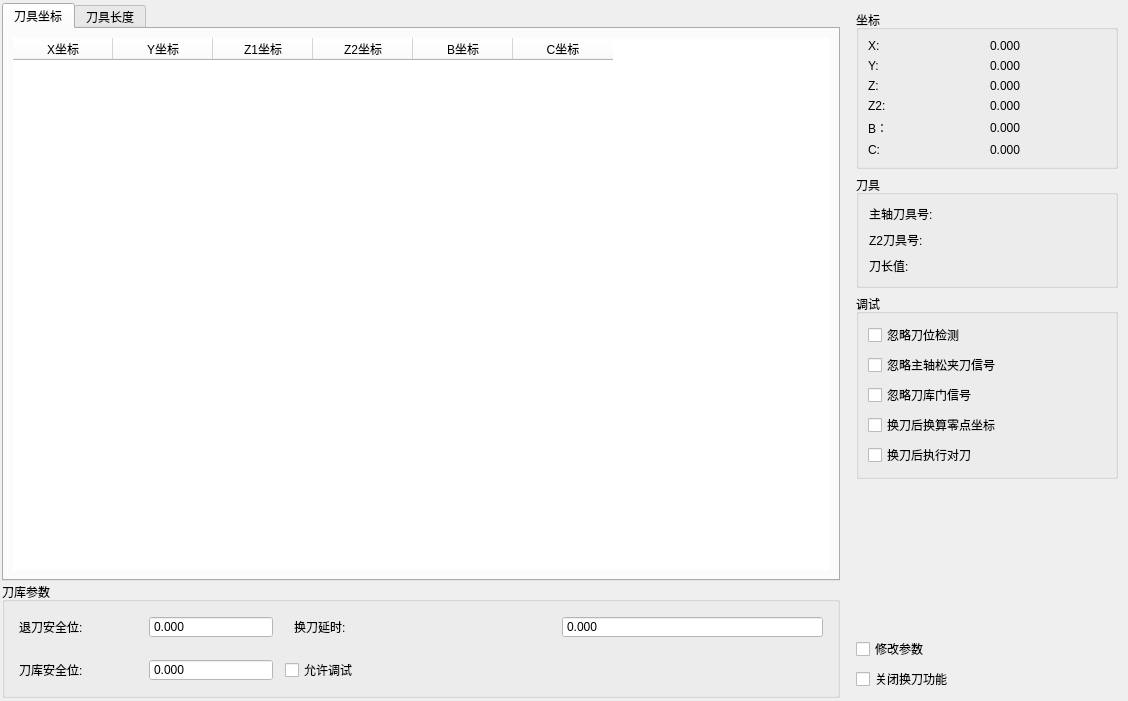
<?xml version="1.0" encoding="UTF-8"?>
<ui version="4.0">
 <class>TCHPar</class>
 <widget class="QWidget" name="TCHPar">
  <property name="geometry">
   <rect>
    <x>0</x>
    <y>0</y>
    <width>1128</width>
    <height>701</height>
   </rect>
  </property>
  <property name="windowTitle">
   <string>Form</string>
  </property>
  <layout class="QHBoxLayout" name="horizontalLayout" stretch="3,1">
   <property name="margin">
    <number>1</number>
   </property>
   <item>
    <widget class="QWidget" name="widget_2" native="true">
     <layout class="QVBoxLayout" name="verticalLayout_3">
      <property name="spacing">
       <number>1</number>
      </property>
      <property name="leftMargin">
       <number>1</number>
      </property>
      <property name="topMargin">
       <number>2</number>
      </property>
      <property name="rightMargin">
       <number>1</number>
      </property>
      <property name="bottomMargin">
       <number>2</number>
      </property>
      <item>
       <widget class="QTabWidget" name="tabWidget">
        <property name="currentIndex">
         <number>0</number>
        </property>
        <widget class="QWidget" name="tab">
         <attribute name="title">
          <string>刀具坐标</string>
         </attribute>
         <layout class="QHBoxLayout" name="horizontalLayout_6">
          <item>
           <widget class="QTableWidget" name="tbl_par">
            <property name="styleSheet">
             <string notr="true">background-color: rgb(255, 255, 255);</string>
            </property>
            <property name="frameShape">
             <enum>QFrame::NoFrame</enum>
            </property>
            <property name="columnCount">
             <number>6</number>
            </property>
            <attribute name="horizontalHeaderDefaultSectionSize">
             <number>100</number>
            </attribute>
            <column>
             <property name="text">
              <string>X坐标</string>
             </property>
            </column>
            <column>
             <property name="text">
              <string>Y坐标</string>
             </property>
            </column>
            <column>
             <property name="text">
              <string>Z1坐标</string>
             </property>
            </column>
            <column>
             <property name="text">
              <string>Z2坐标</string>
             </property>
            </column>
            <column>
             <property name="text">
              <string>B坐标</string>
             </property>
            </column>
            <column>
             <property name="text">
              <string>C坐标</string>
             </property>
            </column>
           </widget>
          </item>
         </layout>
        </widget>
        <widget class="QWidget" name="tab_2">
         <attribute name="title">
          <string>刀具长度</string>
         </attribute>
         <layout class="QVBoxLayout" name="verticalLayout_5">
          <item>
           <widget class="QCheckBox" name="checkBox">
            <property name="text">
             <string>显示差值</string>
            </property>
           </widget>
          </item>
          <item>
           <widget class="QTableWidget" name="tableToolLen">
            <property name="contextMenuPolicy">
             <enum>Qt::NoContextMenu</enum>
            </property>
            <property name="styleSheet">
             <string notr="true">background-color: rgb(255, 255, 255);</string>
            </property>
            <property name="rowCount">
             <number>0</number>
            </property>
            <property name="columnCount">
             <number>4</number>
            </property>
            <column/>
            <column/>
            <column/>
            <column/>
           </widget>
          </item>
         </layout>
        </widget>
       </widget>
      </item>
      <item>
       <widget class="QGroupBox" name="groupBox_2">
        <property name="title">
         <string>刀库参数</string>
        </property>
        <layout class="QGridLayout" name="gridLayout_2">
         <property name="margin">
          <number>5</number>
         </property>
         <property name="spacing">
          <number>3</number>
         </property>
         <item row="1" column="0">
          <widget class="QWidget" name="widget_7" native="true">
           <layout class="QGridLayout" name="gridLayout_3">
            <item row="0" column="0">
             <widget class="QLabel" name="label_11">
              <property name="text">
               <string>刀库安全位:</string>
              </property>
             </widget>
            </item>
            <item row="0" column="1">
             <widget class="QDoubleSpinBox" name="safetblpos">
              <property name="styleSheet">
               <string notr="true">background-color: rgb(255, 255, 255);</string>
              </property>
              <property name="buttonSymbols">
               <enum>QAbstractSpinBox::NoButtons</enum>
              </property>
              <property name="decimals">
               <number>3</number>
              </property>
              <property name="minimum">
               <double>-9999999.000000000000000</double>
              </property>
              <property name="maximum">
               <double>9999999.000000000000000</double>
              </property>
             </widget>
            </item>
           </layout>
          </widget>
         </item>
         <item row="1" column="1">
          <widget class="QCheckBox" name="allowdebug">
           <property name="text">
            <string>允许调试</string>
           </property>
          </widget>
         </item>
         <item row="0" column="0">
          <widget class="QWidget" name="widget_4" native="true">
           <layout class="QHBoxLayout" name="horizontalLayout_2">
            <item>
             <widget class="QLabel" name="label_2">
              <property name="text">
               <string>退刀安全位:</string>
              </property>
             </widget>
            </item>
            <item>
             <widget class="QDoubleSpinBox" name="safeYpos">
              <property name="styleSheet">
               <string notr="true">background-color: rgb(255, 255, 255);</string>
              </property>
              <property name="buttonSymbols">
               <enum>QAbstractSpinBox::NoButtons</enum>
              </property>
              <property name="decimals">
               <number>3</number>
              </property>
              <property name="minimum">
               <double>-100000.000000000000000</double>
              </property>
              <property name="maximum">
               <double>100000.000000000000000</double>
              </property>
             </widget>
            </item>
           </layout>
          </widget>
         </item>
         <item row="0" column="1" colspan="2">
          <widget class="QWidget" name="widget_5" native="true">
           <layout class="QHBoxLayout" name="horizontalLayout_3">
            <item>
             <widget class="QLabel" name="label_4">
              <property name="text">
               <string>换刀延时:</string>
              </property>
             </widget>
            </item>
            <item>
             <widget class="QDoubleSpinBox" name="changedelay">
              <property name="styleSheet">
               <string notr="true">background-color: rgb(255, 255, 255);</string>
              </property>
              <property name="buttonSymbols">
               <enum>QAbstractSpinBox::NoButtons</enum>
              </property>
              <property name="decimals">
               <number>3</number>
              </property>
              <property name="minimum">
               <double>-100000.000000000000000</double>
              </property>
              <property name="maximum">
               <double>100000.000000000000000</double>
              </property>
             </widget>
            </item>
           </layout>
          </widget>
         </item>
        </layout>
       </widget>
      </item>
     </layout>
    </widget>
   </item>
   <item>
    <widget class="QWidget" name="widget" native="true">
     <layout class="QVBoxLayout" name="verticalLayout_4">
      <item>
       <widget class="QGroupBox" name="groupBox_3">
        <property name="title">
         <string>坐标</string>
        </property>
        <layout class="QGridLayout" name="gridLayout">
         <item row="3" column="0">
          <widget class="QLabel" name="label_7">
           <property name="text">
            <string>Z2:</string>
           </property>
          </widget>
         </item>
         <item row="4" column="0">
          <widget class="QLabel" name="label_9">
           <property name="text">
            <string>B：</string>
           </property>
          </widget>
         </item>
         <item row="4" column="1">
          <widget class="QLabel" name="pos_b">
           <property name="text">
            <string>0.000</string>
           </property>
          </widget>
         </item>
         <item row="0" column="1">
          <widget class="QLabel" name="pos_x">
           <property name="text">
            <string>0.000</string>
           </property>
          </widget>
         </item>
         <item row="2" column="0">
          <widget class="QLabel" name="label_5">
           <property name="text">
            <string>Z:</string>
           </property>
          </widget>
         </item>
         <item row="0" column="0">
          <widget class="QLabel" name="label">
           <property name="text">
            <string>X:</string>
           </property>
          </widget>
         </item>
         <item row="1" column="1">
          <widget class="QLabel" name="pos_y">
           <property name="text">
            <string>0.000</string>
           </property>
          </widget>
         </item>
         <item row="1" column="0">
          <widget class="QLabel" name="label_3">
           <property name="text">
            <string>Y:</string>
           </property>
          </widget>
         </item>
         <item row="2" column="1">
          <widget class="QLabel" name="pos_z1">
           <property name="text">
            <string>0.000</string>
           </property>
          </widget>
         </item>
         <item row="3" column="1">
          <widget class="QLabel" name="pos_z2">
           <property name="text">
            <string>0.000</string>
           </property>
          </widget>
         </item>
         <item row="5" column="0">
          <widget class="QLabel" name="label_10">
           <property name="text">
            <string>C:</string>
           </property>
          </widget>
         </item>
         <item row="5" column="1">
          <widget class="QLabel" name="pos_c">
           <property name="text">
            <string>0.000</string>
           </property>
          </widget>
         </item>
        </layout>
       </widget>
      </item>
      <item>
       <widget class="QGroupBox" name="groupBox_4">
        <property name="title">
         <string>刀具</string>
        </property>
        <layout class="QVBoxLayout" name="verticalLayout_2">
         <item>
          <widget class="QWidget" name="widget_3" native="true">
           <layout class="QHBoxLayout" name="horizontalLayout_4" stretch="1,1">
            <property name="spacing">
             <number>5</number>
            </property>
            <property name="margin">
             <number>1</number>
            </property>
            <item>
             <widget class="QLabel" name="label_6">
              <property name="text">
               <string>主轴刀具号:</string>
              </property>
             </widget>
            </item>
            <item>
             <widget class="QWidget" name="showtool1frame" native="true"/>
            </item>
           </layout>
          </widget>
         </item>
         <item>
          <widget class="QWidget" name="widget_6" native="true">
           <layout class="QHBoxLayout" name="horizontalLayout_5" stretch="1,1">
            <property name="spacing">
             <number>5</number>
            </property>
            <property name="margin">
             <number>1</number>
            </property>
            <item>
             <widget class="QLabel" name="label_8">
              <property name="text">
               <string>Z2刀具号:</string>
              </property>
             </widget>
            </item>
            <item>
             <widget class="QWidget" name="showt2frame" native="true"/>
            </item>
           </layout>
          </widget>
         </item>
         <item>
          <widget class="QWidget" name="widget_8" native="true">
           <layout class="QHBoxLayout" name="horizontalLayout_7" stretch="1,1">
            <property name="spacing">
             <number>5</number>
            </property>
            <property name="margin">
             <number>1</number>
            </property>
            <item>
             <widget class="QLabel" name="label_12">
              <property name="text">
               <string>刀长值:</string>
              </property>
             </widget>
            </item>
            <item>
             <widget class="QWidget" name="wid_toollen" native="true"/>
            </item>
           </layout>
          </widget>
         </item>
        </layout>
       </widget>
      </item>
      <item>
       <widget class="QGroupBox" name="groupBox">
        <property name="title">
         <string>调试</string>
        </property>
        <property name="checkable">
         <bool>false</bool>
        </property>
        <layout class="QVBoxLayout" name="verticalLayout">
         <item>
          <widget class="QCheckBox" name="chk_ignoretool">
           <property name="text">
            <string>忽略刀位检测</string>
           </property>
          </widget>
         </item>
         <item>
          <widget class="QCheckBox" name="chk_ignorespindle">
           <property name="text">
            <string>忽略主轴松夹刀信号</string>
           </property>
          </widget>
         </item>
         <item>
          <widget class="QCheckBox" name="chk_ignorecover">
           <property name="text">
            <string>忽略刀库门信号</string>
           </property>
          </widget>
         </item>
         <item>
          <widget class="QCheckBox" name="chk_autoprobe">
           <property name="text">
            <string>换刀后换算零点坐标</string>
           </property>
          </widget>
         </item>
         <item>
          <widget class="QCheckBox" name="chk_runprobe">
           <property name="text">
            <string>换刀后执行对刀</string>
           </property>
          </widget>
         </item>
        </layout>
       </widget>
      </item>
      <item>
       <spacer name="verticalSpacer">
        <property name="orientation">
         <enum>Qt::Vertical</enum>
        </property>
        <property name="sizeHint" stdset="0">
         <size>
          <width>20</width>
          <height>40</height>
         </size>
        </property>
       </spacer>
      </item>
      <item>
       <widget class="QCheckBox" name="chk_modify">
        <property name="text">
         <string>修改参数</string>
        </property>
       </widget>
      </item>
      <item>
       <widget class="QCheckBox" name="chk_usetbl">
        <property name="text">
         <string>关闭换刀功能</string>
        </property>
       </widget>
      </item>
     </layout>
    </widget>
   </item>
  </layout>
 </widget>
 <resources/>
 <connections/>
</ui>
